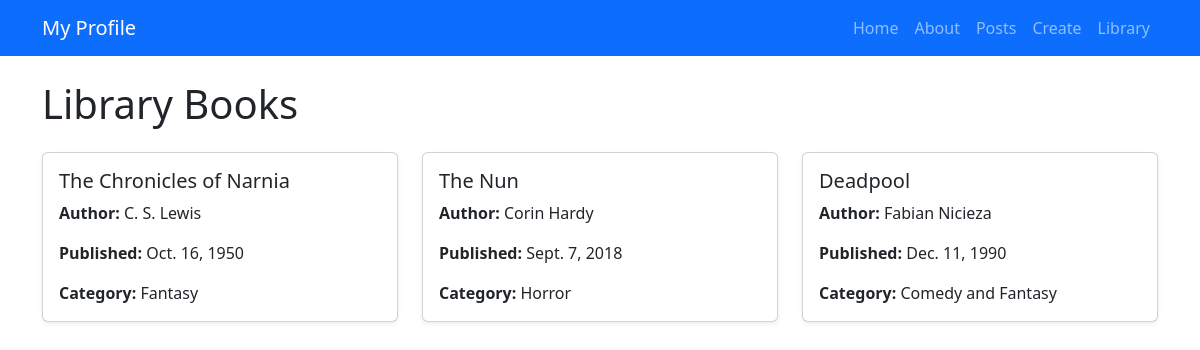
/library, run on an earlier commit of the app's database.
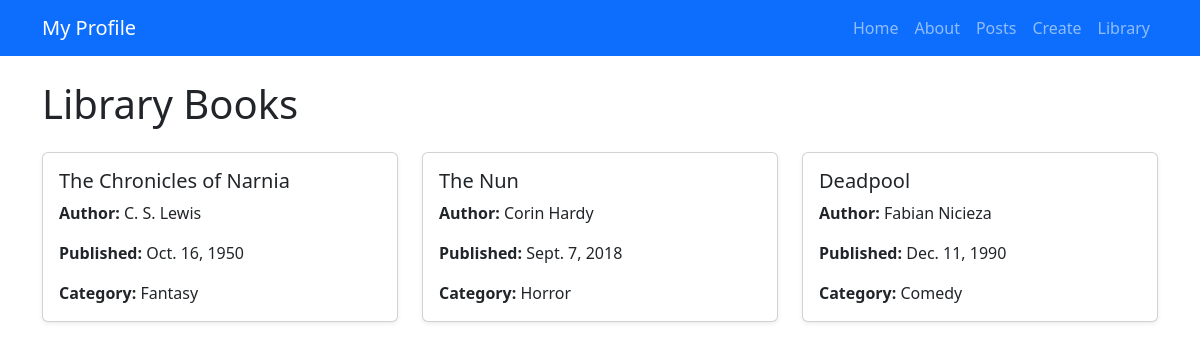
And on a later commit of the database.
### pages/models.py (models this page shows, shortened)
class Category(models.Model):
    name = models.CharField(max_length=100)

### pages/views.py (the view)
# urls.py: path('library', views.library_home, name='library_home'),
def library_home(request):
    books = Book.objects.all()
    categories = Category.objects.all()
    return render(request, 'library.html', {'books': books, 'categories': categories})

### pages/models.py (called while the page is built)
    def __str__(self):
        return self.name

### pages/templates/library.html (shortened to what this page needs)
{% extends 'base.html' %}
{% block content %}
<h1 class="mb-4">Library Books</h1>
<div class="row">
    {% for book in books %}
        <div class="col-md-4 mb-4">
            <div class="card shadow-sm">
                <div class="card-body">
                    <h5 class="card-title">{{ book.title }}</h5>
                    <p class="card-text"><strong>Author:</strong> {{ book.author }}</p>
                    <p class="card-text"><strong>Published:</strong> {{ book.published }}</p>
                    <p class="card-text"><strong>Category:</strong>
                        {% for cat in book.categories.all %}
                          {{ cat.name }}{% if not forloop.last %}, {% endif %}
                        {% endfor %}
                    </p>
                </div>
            </div>
        </div>
    {% empty %}
        <p>No books available.</p>
    {% endfor %}
</div>
{% endblock %}

What changed in the data, as far as the page shows it:
changed Category: name "Comedy and Fantasy" → "Comedy"
